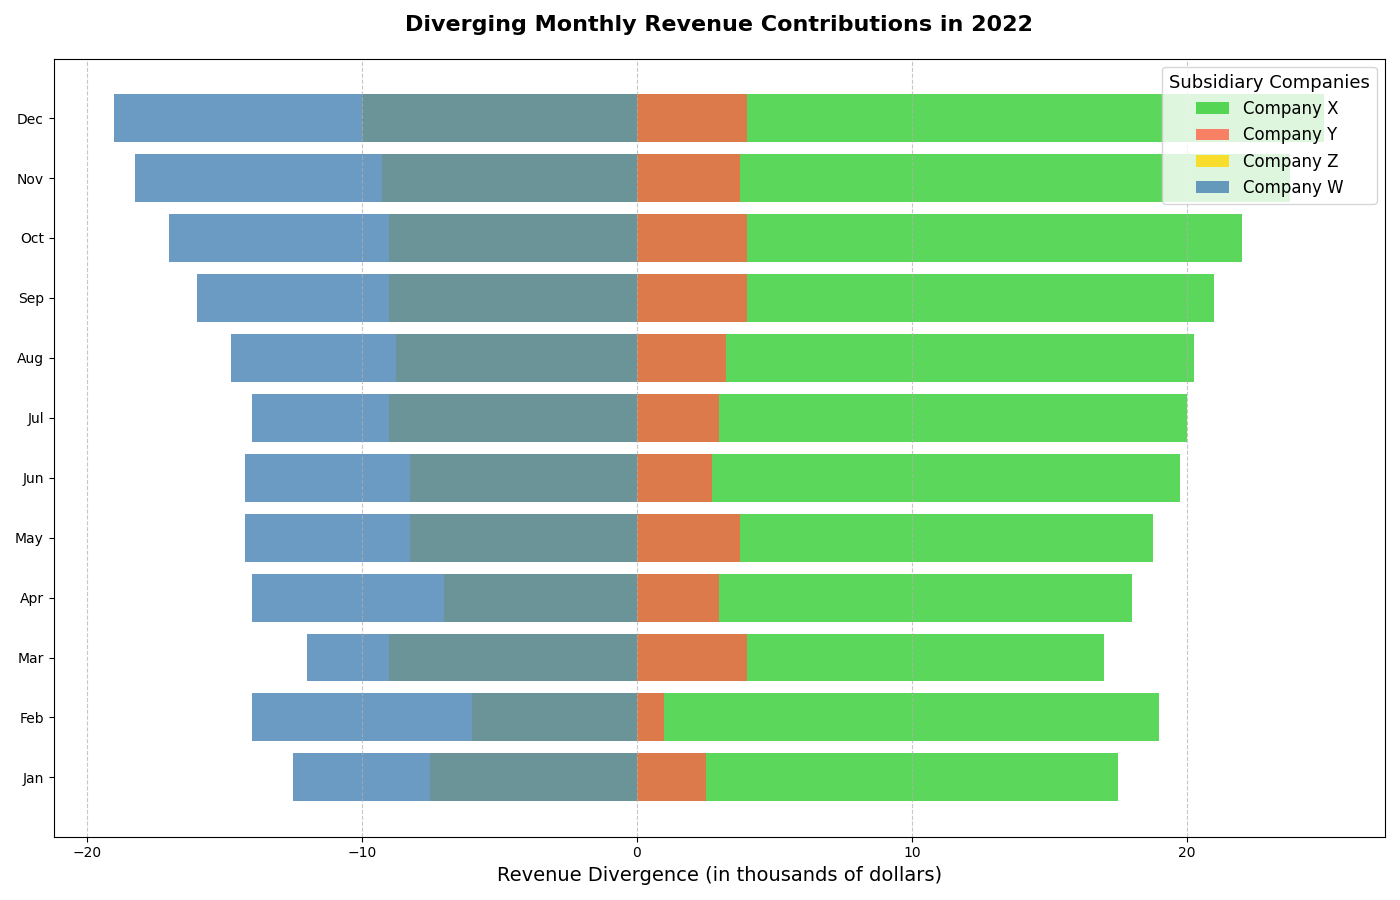

This figure's Python source:
import matplotlib.pyplot as plt
import numpy as np

months = ['Jan', 'Feb', 'Mar', 'Apr', 'May', 'Jun', 'Jul', 'Aug', 'Sep', 'Oct', 'Nov', 'Dec']
companies = ['Company X', 'Company Y', 'Company Z', 'Company W']

company_x = [55, 60, 58, 62, 65, 68, 70, 72, 75, 78, 82, 85]
company_y = [40, 42, 45, 47, 50, 51, 53, 55, 58, 60, 62, 64]
company_z = [30, 35, 32, 37, 38, 40, 41, 43, 45, 47, 49, 50]
company_w = [25, 27, 29, 30, 32, 34, 36, 37, 38, 39, 40, 41]

avg_revenue = [(c1 + c2 + c3 + c4) / 4 for c1, c2, c3, c4 in zip(company_x, company_y, company_z, company_w)]

# Reordered colors for each company
colors = ['#32CD32', '#FF6347', '#FFD700', '#4682B4']

fig, ax = plt.subplots(figsize=(14, 9))
x_indexes = np.arange(len(months))

for revenue, company, color in zip([company_x, company_y, company_z, company_w], companies, colors):
    divergence = [rev - avg for rev, avg in zip(revenue, avg_revenue)]
    ax.barh(x_indexes, divergence, label=company, color=color, alpha=0.8)

ax.set_title('Diverging Monthly Revenue Contributions in 2022', fontsize=16, fontweight='bold', pad=20)
ax.set_xlabel('Revenue Divergence (in thousands of dollars)', fontsize=14)
ax.set_yticks(x_indexes)
ax.set_yticklabels(months)

ax.legend(title='Subsidiary Companies', loc='upper right', fontsize=12, title_fontsize='13')

plt.grid(axis='x', linestyle='--', alpha=0.7)
plt.tight_layout()
plt.show()
